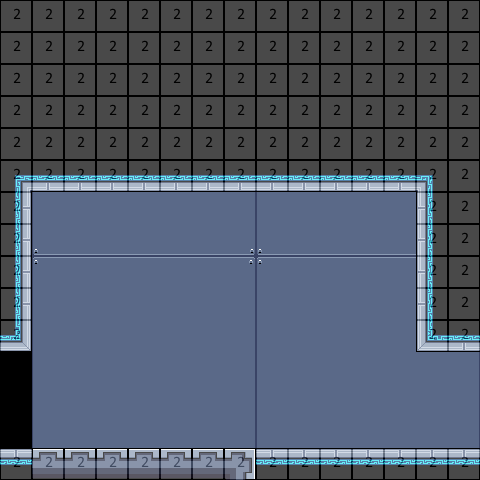

A 2D game scene composited from a Tiled map and its tileset images. What follows is a short description and the map's XML, with every tile layer's data as written:
An orthogonal 15x15 tile map with 32x32 px tiles, 3 tile layers (bg, mg, collision), 2 tilesets and 5 objects (13_start, start, Testing Save, save, save_start).

<map version="2017.05.26" orientation="orthogonal" renderorder="right-down" width="15" height="15" tilewidth="32" tileheight="32" nextobjectid="44">
 <tileset firstgid="1" name="32blocks" tilewidth="32" tileheight="32" tilecount="10" columns="10">
  <image source="32blocks.png" width="320" height="32" />
 </tileset>
 <tileset firstgid="11" name="shipTileset" tilewidth="32" tileheight="32" tilecount="133" columns="19">
  <image source="shipTileset.png" width="608" height="224" />
 </tileset>
 <layer name="bg" width="15" height="15">
  <data encoding="csv">
0,128,126,127,128,126,127,128,126,127,128,126,127,128,126,
0,21,22,22,22,22,22,23,21,22,22,22,22,22,23,
0,40,41,41,41,41,41,42,40,41,41,41,41,41,42,
0,40,41,41,41,41,41,42,40,41,41,41,41,41,42,
0,40,41,41,41,41,41,42,40,41,41,41,41,41,42,
0,40,41,41,41,41,41,42,40,41,41,41,41,41,42,
0,40,41,41,41,41,41,42,40,41,41,41,41,41,42,
0,59,60,60,60,60,60,61,59,60,60,60,60,60,61,
0,21,22,22,22,22,22,23,21,22,22,22,22,22,23,
0,40,41,41,41,41,41,42,40,41,41,41,41,41,42,
0,40,41,41,41,41,41,42,40,41,41,41,41,41,42,
0,40,41,41,41,41,41,42,40,41,41,41,41,41,42,
0,40,41,41,41,41,41,42,40,41,41,41,41,41,42,
0,40,41,41,41,41,41,42,40,41,41,41,41,41,42,
0,59,60,60,60,60,60,61,59,60,60,60,60,60,61
</data>
 </layer>
 <layer name="mg" width="15" height="15">
  <data encoding="csv">
32,32,32,32,32,32,32,32,32,32,32,32,32,32,32,
32,32,32,32,32,32,32,32,32,32,32,32,32,32,32,
32,32,32,32,32,32,32,32,32,32,32,32,32,32,32,
32,32,32,32,32,32,32,32,32,32,32,32,32,32,32,
32,32,32,32,32,32,32,32,32,32,32,32,32,32,32,
94,51,51,51,51,51,51,51,51,51,51,51,51,95,32,
33,0,0,0,0,0,0,0,0,0,0,0,0,31,32,
33,0,0,0,0,0,0,0,0,0,0,0,0,31,32,
33,0,0,0,0,0,0,0,0,0,0,0,0,31,32,
33,0,0,0,0,0,0,0,0,0,0,0,0,31,32,
52,0,0,0,0,0,0,0,0,0,0,0,0,50,51,
0,0,0,0,0,0,0,0,0,0,0,0,0,0,0,
0,0,0,0,0,0,0,0,0,0,0,0,0,0,0,
0,0,0,0,0,0,0,0,0,0,0,0,0,0,0,
13,16,16,16,16,16,16,17,13,13,13,13,13,13,13
</data>
 </layer>
 <layer name="collision" width="15" height="15" opacity="0.29">
  <data encoding="csv">
2,2,2,2,2,2,2,2,2,2,2,2,2,2,2,
2,2,2,2,2,2,2,2,2,2,2,2,2,2,2,
2,2,2,2,2,2,2,2,2,2,2,2,2,2,2,
2,2,2,2,2,2,2,2,2,2,2,2,2,2,2,
2,2,2,2,2,2,2,2,2,2,2,2,2,2,2,
2,2,2,2,2,2,2,2,2,2,2,2,2,2,2,
2,0,0,0,0,0,0,0,0,0,0,0,0,2,2,
2,0,0,0,0,0,0,0,0,0,0,0,0,2,2,
2,0,0,0,0,0,0,0,0,0,0,0,0,2,2,
2,0,0,0,0,0,0,0,0,0,0,0,0,2,2,
2,0,0,0,0,0,0,0,0,0,0,0,0,2,2,
0,0,0,0,0,0,0,0,0,0,0,0,0,0,0,
0,0,0,0,0,0,0,0,0,0,0,0,0,0,0,
0,0,0,0,0,0,0,0,0,0,0,0,0,0,0,
2,2,2,2,2,2,2,2,2,2,2,2,2,2,2
</data>
 </layer>
 <objectgroup name="Object Layer 1">
  <object id="24" name="travel" type="13_start" x="459.333" y="356.333" width="9.33333" height="90" />
  <object id="32" name="d" type="start" x="41.3333" y="425.333" width="12.6667" height="13.3333" />
  <object id="33" name="message" type="Testing Save" x="29" y="240" width="168.333" height="204.333" />
  <object id="42" name="save" x="269" y="455" width="13" height="15" />
  <object id="43" name="travel" type="save_start" x="4" y="356" width="14" height="84" />
 </objectgroup>
</map>
